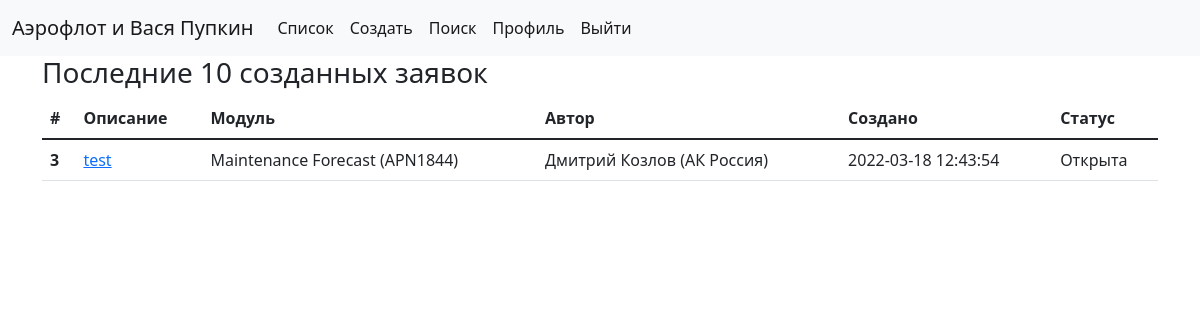
Screenshot of / (signed in) with the database file from the repository.
### account/models.py (models this page shows, shortened)
class Profile(models.Model):
    user = models.OneToOneField(User, on_delete=models.CASCADE)
    airline = models.ForeignKey(Airline, on_delete=models.CASCADE, null=True)

class Airline(models.Model):
    airline = models.CharField(max_length=255)
    def __str__(self):
        return self.airline

### cases/models.py (models this page shows, shortened)
class Case(models.Model):
    title = models.CharField(max_length=255)
    description = models.TextField()
    module = models.ForeignKey(AMOSModule, on_delete=models.CASCADE)
    docfile = models.FileField(upload_to=case_directory_path, blank=True, null=True)
    author = models.ForeignKey(User, on_delete=models.SET_NULL, blank=True, null=True)
    created = models.DateTimeField(auto_now_add=True)
    active = models.BooleanField(default=True)
    def get_absolute_url(self):
        return reverse('cases:detail', args=[str(self.id)])
    def timestamp(self):
        return self.created.strftime("%Y-%m-%d %H:%M:%S")

class AMOSModule(models.Model):
    apn = models.IntegerField()
    name = models.CharField(max_length=155)
    def __str__(self):
        return f"{self.name} (APN{self.apn})"

### cases/views.py (the view)
# urls.py: path('', CaseListView.as_view(), name='list'),
class CaseListView(LoginRequiredMixin, View):
    template_name = 'cases/list.html'
    def get(self, request):
        qs = Case.objects.filter(active=True).order_by('-created')[:10]
        context = {
            'items': qs
        }
        return render(request, template_name=self.template_name, context=context)

### cases/templates/cases/list.html (shortened to what this page needs)
{% extends "cases/base.html" %}
{% block content %}
<h3>Последние 10 созданных заявок</h3>
{% include 'cases/snippets/table.html' with results=items %}
{% endblock %}

### cases/templates/cases/base.html (shortened to what this page needs)
<!doctype html>
<html lang="en">
  <head>
    {% load static %}
    <link rel="stylesheet" href="{% static '/css/bootstrap.min.css' %}">
  </head>
  <body>
  <nav class="navbar navbar-expand-lg navbar-light bg-light">
  <div class="container-fluid">
    <a class="navbar-brand" href="#">{% if request.user.is_authenticated %}{{request.user.profile.airline }} и {{request.user.first_name}} {{request.user.last_name}}{% else %}АК Россия{% endif %}</a>
    <div class="collapse navbar-collapse" id="navbarSupportedContent">
      <ul class="navbar-nav me-auto mb-2 mb-lg-0">
        {% if request.user.is_authenticated %}
        <li class="nav-item">
          <a class="nav-link active" aria-current="page" href="{% url 'cases:list' %}">Список</a>
        </li>
        <li class="nav-item">
          <a class="nav-link active" aria-current="page" href="{% url 'cases:create' %}">Создать</a>
        </li>
        <li class="nav-item">
          <a class="nav-link active" aria-current="page" href="{% url 'cases:search' %}">Поиск</a>
        </li>
        <li class="nav-item">
          <a class="nav-link active" aria-current="page" href="{% url 'account:edit' %}">Профиль</a>
        </li>
        <li class="nav-item">
          <a class="nav-link active" aria-current="page" href="{% url 'account:logout' %}">Выйти</a>
        </li>
        {% else %}
        <li class="nav-item">
          <a class="nav-link active" aria-current="page" href="{% url 'account:login' %}">Логин</a>
        </li>
        {% endif %}
      </ul>
    </div>
  </div>
</nav>
<div class="container">
  {% block content %}{% endblock %}
</div>
  </body>
</html>

### cases/templates/cases/snippets/table.html
<table class="table">
  <thead>
    <tr>
      <th scope="col">#</th>
      <th scope="col">Описание</th>
      <th scope="col">Модуль</th>
      <th scope="col">Автор</th>
      <th scope="col">Создано</th>
      <th scope="col">Статус</th>
    </tr>
  </thead>
  <tbody>
  {% for item in results %}
    <tr>
      <th scope="row">{{ item.id }}</th>
      <td><a href="{{ item.get_absolute_url }}">{{ item.title }}</a></td>
      <td>{{ item.module }}</td>
      <td>{{ item.author.first_name }} {{ item.author.last_name }} ({{ item.author.profile.airline }})</td>
      <td>{{ item.timestamp}}</td>
      <td>{% if item.active %}Открыта{% else %}Закрыта{% endif %}</td>
    </tr>
  {% empty %}
<h3>Ничего не найдено</h3>
  {% endfor %}
  </tbody>
</table>

### rows the page displays
Case: id "3", title "test", module "Maintenance Forecast (APN1844)", author.first_name "Дмитрий", author.last_name "Козлов", author.profile.airline "АК Россия", timestamp "2022-03-18 12:43:54", active "Открыта"

### other values shown
{{ request.user.profile.airline }} "Аэрофлот"
{{ request.user.first_name }} "Вася"
{{ request.user.last_name }} "Пупкин"
